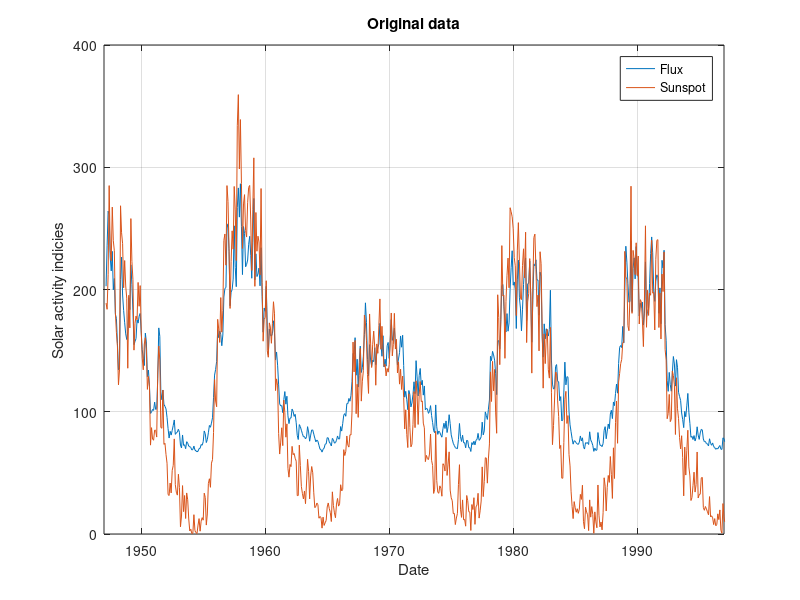

Reproduce this figure in MATLAB. (Note: this script raises an error after producing the figure.)
% Relationship between solar radio flux F10.7 and sunspot number
% Valeriy Nevzorov, Andrei Chemikhin, Ruslan Agishev, Skoltech, 2017

close all
load data

data = data_group5;
year = data(:,1);
month = data(:,2);
t = year + month/12;

flux = data(:,3);
sunspot = data(:,4);

figure(1)
subplot(2,1,[1,2])
plot(t,flux, t,sunspot)

xlim([year(1), year(end)])
grid on
xlabel('Date')
ylabel('Solar activity indicies')
title('Original data')
legend('Flux', 'Sunspot')

% smoothing
flux_sm = smoothing(flux, 13);
sunspot_sm = smoothing(sunspot,13);

figure(2)
subplot(2,1,[1,2])
plot(t,flux_sm, t,sunspot_sm)

xlim([year(1), year(end)])
grid on
xlabel('Date')
ylabel('Solar activity indicies')
title('Smoothed curves')
legend('Flux', 'Sunspot')

[b, R] = regression(flux_sm, sunspot_sm);

% S = sigma^2
S = degression(b, R, flux_sm);






